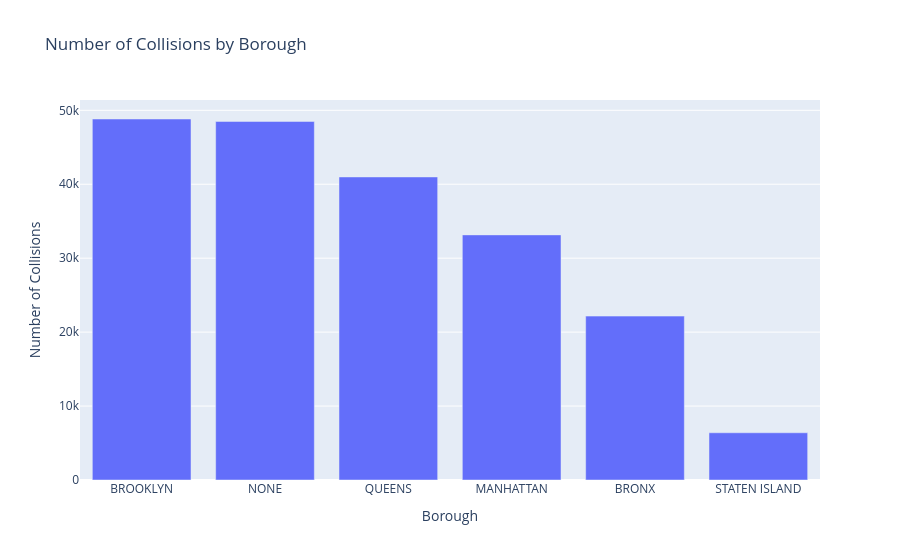

This figure's notebook cell:
### Markdown cell above
## 4. Collision by borough
Hypothesis: We expect Manhattan and Brooklyn to show the highest collision counts because they have the highest vehicle density and congested road networks. High population and commercial activity increase traffic flow, which typically increases crash probabilities.

### Code cell
# RQ3: Which borough has the highest number of motor vehicle collisions?

borough_counts = (
    df
    .groupby('borough')
    .size()
    .reset_index(name='collision_count')
    .sort_values('collision_count', ascending=False)
)

fig_borough = px.bar(
    borough_counts,
    x='borough',
    y='collision_count',
    title="Number of Collisions by Borough",
    labels={'borough': 'Borough', 'collision_count': 'Number of Collisions'}
)
fig_borough.show()

### Figure 1 — Plotly figure (JSON) as saved in the notebook; plotly's stock layout.template omitted (floating-point values rounded to 4 significant figures)
{"data": [{"hovertemplate": "Borough=%{x}<br>Number of Collisions=%{y}<extra></extra>", "legendgroup": "", "marker": {"color": "#636efa", "pattern": {"shape": ""}}, "name": "", "orientation": "v", "showlegend": false, "textposition": "auto", "type": "bar", "x": ["BROOKLYN", "NONE", "QUEENS", "MANHATTAN", "BRONX", "STATEN ISLAND"], "xaxis": "x", "y": [48823, 48491, 40985, 33149, 22164, 6388], "yaxis": "y"}], "layout": {"barmode": "relative", "legend": {"tracegroupgap": 0}, "title": {"text": "Number of Collisions by Borough"}, "xaxis": {"anchor": "y", "domain": [0, 1], "title": {"text": "Borough"}}, "yaxis": {"anchor": "x", "domain": [0, 1], "title": {"text": "Number of Collisions"}}}}
